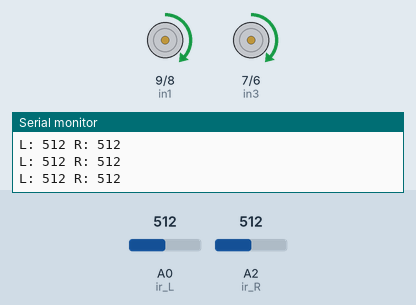
A sketch run on a simulated Arduino Uno, built with avr-gcc and run on an emulated ATmega328P. Shown: motor-driver pin pairs drawn as motors (green arrow = first pin HIGH = forward, orange = second pin HIGH = backward, longer = more drive, scaled by the enable pin), the last lines printed to the serial monitor. Inputs (shaded band) come from the test bench; at power-on: A0 (ir_L) = 512, A2 (ir_R) = 512.

Above: at 6.2 s.
6.3 s: A0 (ir_L) set to 491
At 7.5 s:
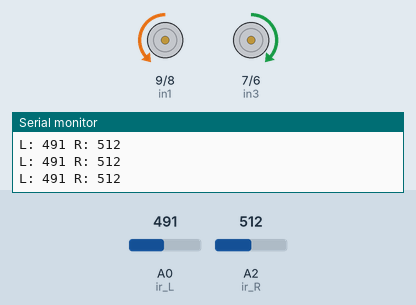
7.8 s: A0 (ir_L) set to 510
At 8.3 s:
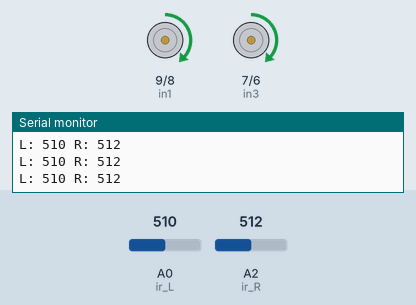
9.3 s: A2 (ir_R) set to 485
At 10.5 s:
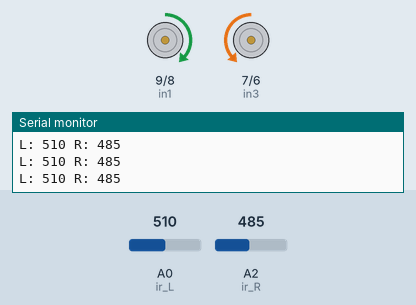
10.8 s: A2 (ir_R) set to 510
At 11.3 s:
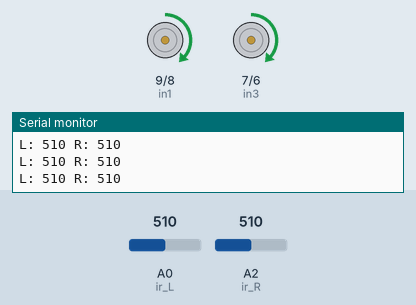
Timing chart, 0 to 13.3 s (numbered marks = the images above; inputs shaded):
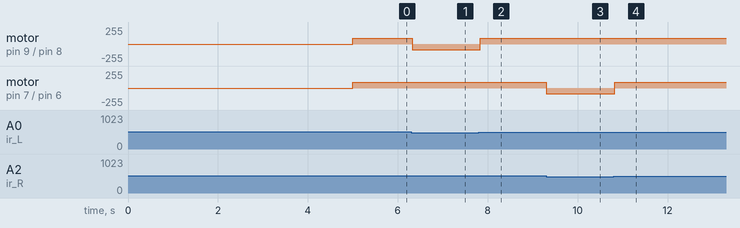

Measured:
- the behaviour switches between 501 and 500 on A0 (ir_L) (found by bisection; images 0 and 1)
- the behaviour switches between 501 and 500 on A2 (ir_R) (found by bisection; images 2 and 3)
- after the input at 6.3 s, motor on pin 9 (in1) / pin 8 (in2): forward 85/255 → backward 85/255 at once
- after the input at 7.8 s, motor on pin 9 (in1) / pin 8 (in2): backward 85/255 → forward 85/255 at once
- after the input at 9.3 s, motor on pin 7 (in3) / pin 6 (in4): forward 85/255 → backward 85/255 at once
- after the input at 10.8 s, motor on pin 7 (in3) / pin 6 (in4): backward 85/255 → forward 85/255 at once

The sketch:

piggyploopinator.ino
```cpp
#define enA 10
#define in1 9
#define in2 8
#define in3 7
#define in4 6
#define enB 5

// IR sensor pins (line following only)
#define ir_L A0
#define ir_R A2

int Speed = 85;

int val_L, val_R;

void setup() {
  Serial.begin(9600);

  pinMode(ir_L, INPUT);
  pinMode(ir_R, INPUT);

  pinMode(enA, OUTPUT);
  pinMode(in1, OUTPUT);
  pinMode(in2, OUTPUT);
  pinMode(in3, OUTPUT);
  pinMode(in4, OUTPUT);
  pinMode(enB, OUTPUT);

  analogWrite(enA, Speed);
  analogWrite(enB, Speed);

  delay(5000);
}

void loop() {
  val_L = analogRead(ir_L);
  val_R = analogRead(ir_R);

  Serial.print("L: ");
  Serial.print(val_L);
  Serial.print(" R: ");
  Serial.println(val_R);

  if (val_L > 500 && val_R <= 500) {
    turnLeft();
  }
  else if (val_R > 500 && val_L <= 500) {
    turnRight();
  }
  else {
    forward();
  }

  delay(50);
}

void forward() {
  digitalWrite(in1, HIGH);
  digitalWrite(in2, LOW);

  digitalWrite(in3, HIGH);
  digitalWrite(in4, LOW);
}

void stop() {
  digitalWrite(in1, LOW);
  digitalWrite(in2, LOW);

  digitalWrite(in3, LOW);
  digitalWrite(in4, LOW);
}

void turnLeft() {
  digitalWrite(in1, HIGH);
  digitalWrite(in2, LOW);

  digitalWrite(in3, LOW);
  digitalWrite(in4, HIGH);
}

void turnRight() {
  digitalWrite(in1, LOW);
  digitalWrite(in2, HIGH);

  digitalWrite(in3, HIGH);
  digitalWrite(in4, LOW);
}
```
